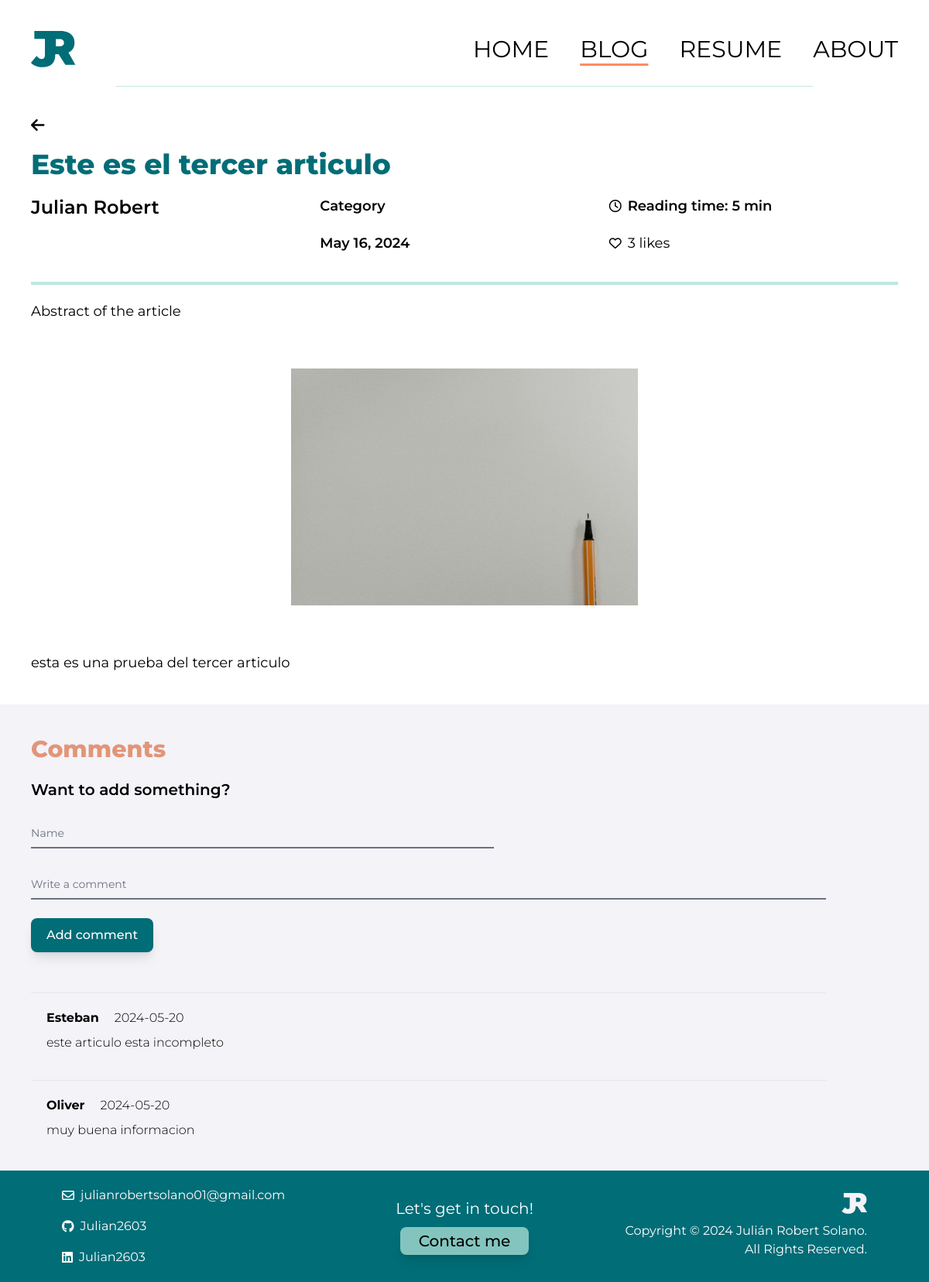
Page /blog/article/3 on the committed database.
### blog/models.py (models this page shows, shortened)
class Article(models.Model):
  title = models.CharField(max_length=255)
  author = models.ForeignKey(User, on_delete=models.CASCADE)
  category = models.CharField(max_length=255, default="Category")
  date = models.DateField(default=datetime.date.today)
  abstract = models.CharField(max_length=500, default='Abstract of the article')
  reading_time = models.IntegerField(default=5)
  likes = models.IntegerField(default=0)
  body = models.TextField()

class Comment(models.Model):
  name = models.CharField(max_length=255)
  article = models.ForeignKey(Article, on_delete=models.CASCADE)
  comment_date = models.DateField(default=datetime.date.today)
  comment_body = models.TextField()

### blog/views.py (the view)
# urls.py: path('article/<int:pk>', ArticleDetailView.as_view(), name="article"),
class ArticleDetailView(DetailView):
    model = Article
    template_name = 'article.html'
    def get_context_data(self, **kwargs):
        context = super().get_context_data(**kwargs)
        context['comments'] = Comment.objects.filter(article=self.object).order_by('-comment_date')
        context['form'] = CommentForm()
        return context

### blog/forms.py
class CommentForm(forms.ModelForm):
    class Meta:
        model = Comment
        fields = ['name', 'comment_body']

### blog/templates/article.html (shortened to what this page needs)
{% load static tailwind_tags %}
<html lang="en" class="scroll-smooth">
  <head>
    {% load static %}
    {% tailwind_css %}
</head>
<body>
<div class="pt-10 pb-2 flex justify-between px-10 items-center">
  <div class="flex justify-start">
      <img src="{% static 'imgs/logo.svg' %}" alt="Logo">
  </div>
  <div class="hidden md:flex flex-row justify-center space-x-10">
      <a href="{% url 'home' %}" class="font-sans font-normal text-3xl transition duration-300 hover:text-[#FD8C62]">HOME</a>
      <a href="#" class="font-sans font-normal text-3xl transition duration-300 decoration-[#FD8C62] underline underline-offset-8">BLOG</a>
      <a href="{% url 'resume' %}" class="font-sans font-normal text-3xl transition duration-300 hover:text-[#FD8C62]">RESUME</a>
      <a href="{% url 'about' %}" class="font-sans font-normal text-3xl transition duration-300 hover:text-[#FD8C62]">ABOUT</a>
  </div>
</div>
<div class="flex justify-center">
  <hr class="border-[#BEE7E2] w-3/4 mt-4">
</div>
  <section id="article">
    <div class="p-10 flex flex-col gap-5">
      <div class="flex justify-start align-center text-xl">
        <a href="{% url 'blog' %}"><i class="fa-solid fa-arrow-left"></i></a>
      </div>
      <h1 class="font-sans font-extrabold text-4xl text-[#006D77]">{{ article.title }}</h1>
      <div class="grid grid-cols-3">
        <div class="">
          <h2 class="font-sans font-semibold text-2xl text-black">{{ article.author.first_name }} {{ article.author.last_name }}</h2>
        </div>
        <div class="flex flex-col gap-5">
          <h2 class="font-sans font-semibold text-lg text-black"> {{ article.category }} </h2>
          <h2 class="font-sans font-semibold text-lg text-black"> {{ article.date }} </h2>
        </div>
        <div class="flex flex-col gap-5">
          <div class="flex flex-row gap-2 justify-start align-center items-center">
            <i class="fa-regular fa-clock"></i>
            <h2 class="font-sans font-semibold text-lg text-black"> Reading time: {{ article.reading_time }} min</h2>
          </div>
          <button id="like-button" class="flex flex-row gap-2 justify-start align-center items-center focus:outline-none" data-article-id="{{ article.id }}">
            <i id="like-icon" class="fa-regular fa-heart"></i>
            <h2 id="like-count" class="font-sans font-normal text-lg text-black">{{ article.likes }} likes</h2>
          </button>
        </div>
      </div>
      <hr class="flex justify-center align-center items-center border-2 roundes-full border-[#BEE7E2] w-full mt-4">
      <div class="flex flex-col text-justify">
        <p class="font-sans font-regular text-lg text-black"> {{ article.abstract }} </p>
      </div>
      <div class="flex justify-center my-10">
        <img class="flex items-center w-2/5" src="{% static 'imgs/placeholder.jpg' %}" alt="">
      </div>
      <div class="text-justify">
        <p class="font-sans font-regular text-lg text-black"> {{ article.body }}</p>
      </div>
    </div>
  </section>
 <section id="coments">
  <div class="flex flex-col gap-5 p-10 bg-[F4F3F8]">
      <h2 class="font-sans font-extrabold text-3xl text-[#E29578]">Comments</h2>
      <div class="flex flex-col justify-start items-start gap-5">
          <h2 class="font-sans font-semibold text-xl text-black">Want to add something?</h2>
          <div class="w-11/12 mb-">
              <form id="commentForm" method="POST" action="{% url 'add-comment' %}">
                  <div class="grid xl:grid-cols-4 xl:gap-6">
                      <div class="relative z-0 mb-6 w-full group">
                          <input type="tel" name="name" id="floating_name" class="block py-2.5 px-0 w-full text-sm text-black bg-transparent border-0 border-b-2 border-gray-500 appearance-none focus:outline-none focus:ring-0 focus:border-[#006D77] peer" placeholder=" " required />
                          <label for="floating_name" class="absolute text-sm text-gray-500 duration-300 transform -translate-y-6 scale-75 top-3 -z-10 origin-[0] peer-focus:left-0 peer-focus:text-[#006D77] peer-placeholder-shown:scale-100 peer-placeholder-shown:translate-y-0 peer-focus:scale-75 peer-focus:-translate-y-6">Name</label>
                      </div>
                      <div class="col-span-2 relative z-0 mb-6 w-full group ">
                          <input type="text" name="comment_body" id="floating_comment" class="block py-2.5 px-0 w-full text-sm text-black bg-transparent border-0 border-b-2 border-gray-500 appearance-none focus:outline-none focus:ring-0 focus:border-[#006D77] peer" placeholder=" " required />
                          <label for="floating_comment" class="absolute text-sm text-gray-500 duration-300 transform -translate-y-6 scale-75 top-3 -z-10 origin-[0] peer-focus:left-0 peer-focus:text-[#006D77] peer-placeholder-shown:scale-100 peer-placeholder-shown:translate-y-0 peer-focus:scale-75 peer-focus:-translate-y-6">Write a comment</label>
                      </div>
                      <div class="">
                          <button type="submit" class="text-white bg-[#006D77] transition duration-300 shadow-lg hover:bg-[#83C5BE]/70 hover:text-gray-700 focus:ring-4 focus:ring-blue-300 font-medium rounded-lg text-base w-full sm:w-auto px-5 py-2.5 text-center">Add comment</button>
                      </div>
                  </div>
              </form>
          </div>
      </div>
      {% for comment in comments %}
      <hr class="border-gray-200 w-11/12 mt-4">
      <div class="flex items-start flex-col gap-2 px-5">
          <div class="flex justify-center align-center items-center flex-row gap-5">
              <p class="font-sans font-bold text-base text-black">{{ comment.name }}</p>
              <p class="font-sans font-light text-base text-black">{{ comment.comment_date|date:"Y-m-d" }}</p>
          </div>
          <div class="flex justify-center align-center items-center flex-row gap-5">
              <p class="font-sans font-light text-base text-black">{{ comment.comment_body }}</p>
          </div>
      </div>
      {% endfor %}
  </div>
</section>
   <div class="p-5 px-20 bg-[#006D77] grid grid-cols-1 md:grid-cols-3 gap-7 shrink-0">
    <div class="flex flex-col items-center md:items-start gap-4">
        <div class="flex items-center space-x-2">
            <i class="fa-regular fa-envelope text-white"></i>
            <a class="font-sans font-normal text-s text-white" href="mailto:julian.robertsolano@ucr.ac.cr">julianrobertsolano01@gmail.com</a>
        </div>
        <div class="flex items-center space-x-2">
            <i class="fa-brands fa-github text-white"></i>
            <a class="font-sans font-normal text-s text-white" href="https://github.com/">Julian2603</a>
        </div>
        <div class="flex items-center space-x-2">
            <i class="fa-brands fa-linkedin text-white"></i>
            <a class="font-sans font-normal text-s text-white" href="https://www.linkedin.com/">Julian2603</a>
        </div>
    </div>
    <div class="flex flex-col items-center justify-center gap-2.5">
        <p class="font-sans font-normal text-xl text-white text-center">Let's get in touch!</p>
        <a href="{% url 'contact' %}" class="bg-[#83C5BE] transition duration-300 hover:bg-[#83C5BE]/70 p-1 px-6 rounded-lg font-sans font-medium text-xl text-black shadow-lg">Contact me</a>
    </div>
    <div class="flex flex-col items-center md:items-end gap-1.5">
        <div class="flex justify-center md:justify-end">
            <img class="h-10" src="{% static 'imgs/logo-white.svg' %}">
        </div>
        <div class="text-center md:text-right">
            <p class="font-sans font-normal text-s text-white">Copyright &#169; 2024 Julián Robert Solano. All Rights Reserved.</p>
        </div>
    </div>
</div>
</body>
</html>

### rows in the picture
Article: title "Este es el tercer articulo", author.first_name "Julian", author.last_name "Robert", category "Category", date "May 16, 2024", reading_time "5", likes "3", abstract "Abstract of the article", body "esta es una prueba del tercer articulo"
Comment: name "Esteban", comment_date "2024-05-20", comment_body "este articulo esta incompleto"
Comment: name "Oliver", comment_date "2024-05-20", comment_body "muy buena informacion"
